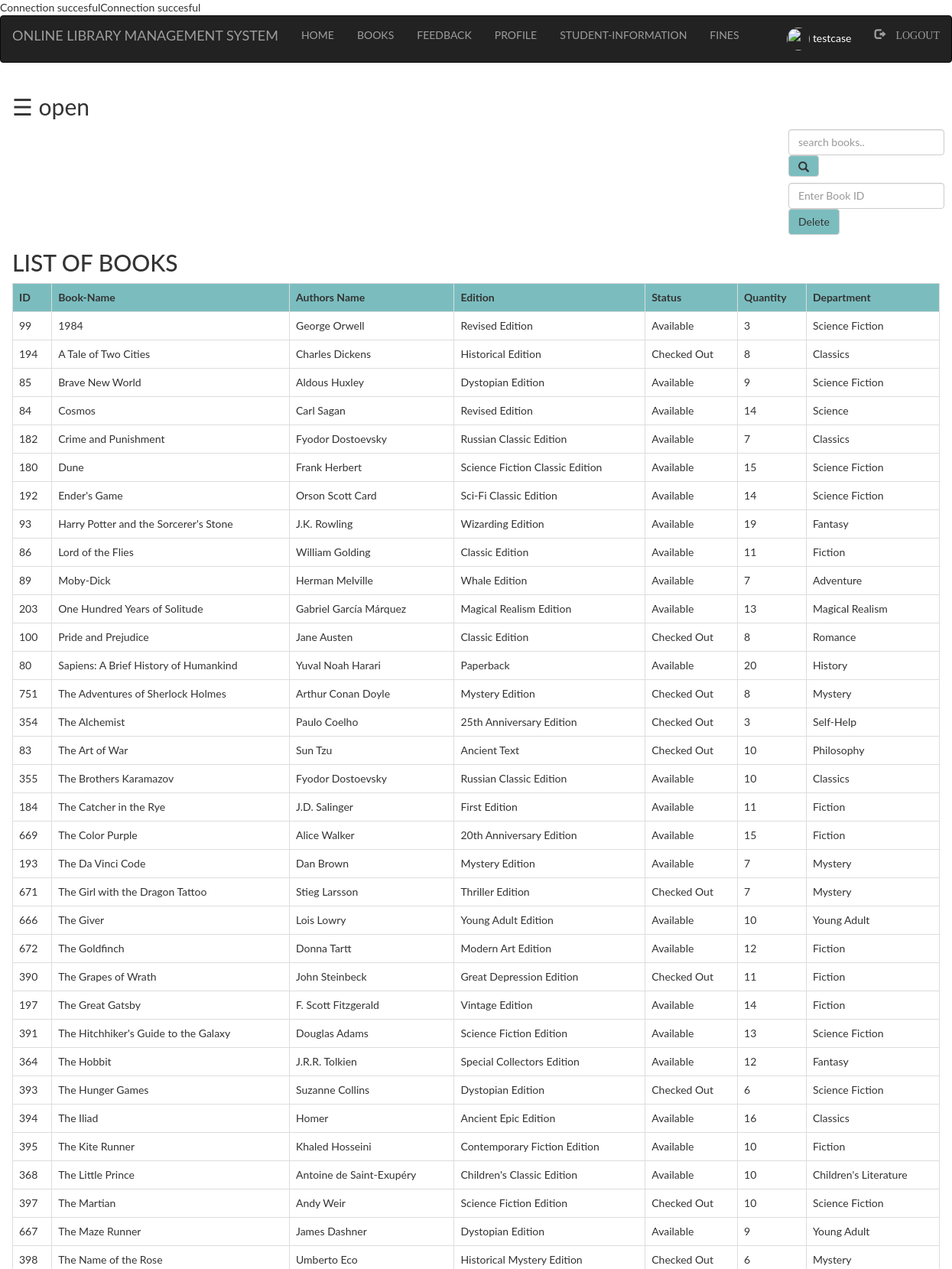
Page /admin/books.php (signed in, upper part) on the committed database.
### tables this page shows
CREATE TABLE `books` (
  `bid` int(100) NOT NULL,
  `name` varchar(100) NOT NULL,
  `authors` varchar(100) NOT NULL,
  `edition` varchar(100) NOT NULL,
  `status` varchar(100) NOT NULL,
  `quantity` int(100) NOT NULL,
  `department` varchar(100) NOT NULL
);

### admin/books.php (the view, shortened to what this page needs)
<?php
  include "connection.php";
  include "navbar.php";
?>
<!DOCTYPE html>
<html>
<head>
</head>
<body>
<div id="main">
  <span style="font-size:30px;cursor:pointer" onclick="openNav()">&#9776; open</span>
	<div class="srch">
		<form class="navbar-form" method="post" name="form1">
				<input class="form-control" type="text" name="search" placeholder="search books.." required="">
				<button style="background-color: #6db6b9e6;" type="submit" name="submit" class="btn btn-default">
					<span class="glyphicon glyphicon-search"></span>
				</button>
		</form>
		<form class="navbar-form" method="post" name="form1">
				<input class="form-control" type="text" name="bid" placeholder="Enter Book ID" required="">
				<button style="background-color: #6db6b9e6;" type="submit" name="submit1" class="btn btn-default">Delete
				</button>
		</form>
	</div>
	<h2>LIST OF BOOKS</h2>
	<?php
		if(isset($_POST['submit']))
		{
			$q=mysqli_query($db,"SELECT * from books where name like '%$_POST[search]%' ");
			if(mysqli_num_rows($q)==0)
			{
				echo "Sorry! No book found. Try searching again.";
			}
			else
			{
		echo "<table class='table table-bordered table-hover' >";
			echo "<tr style='background-color: #6db6b9e6;'>";
				echo "<th>"; echo "ID";	echo "</th>";
				echo "<th>"; echo "Book-Name";  echo "</th>";
				echo "<th>"; echo "Authors Name";  echo "</th>";
				echo "<th>"; echo "Edition";  echo "</th>";
				echo "<th>"; echo "Status";  echo "</th>";
				echo "<th>"; echo "Quantity";  echo "</th>";
				echo "<th>"; echo "Department";  echo "</th>";
			echo "</tr>";
			while($row=mysqli_fetch_assoc($q))
			{
				echo "<tr>";
				echo "<td>"; echo $row['bid']; echo "</td>";
				echo "<td>"; echo $row['name']; echo "</td>";
				echo "<td>"; echo $row['authors']; echo "</td>";
				echo "<td>"; echo $row['edition']; echo "</td>";
				echo "<td>"; echo $row['status']; echo "</td>";
				echo "<td>"; echo $row['quantity']; echo "</td>";
				echo "<td>"; echo $row['department']; echo "</td>";
				echo "</tr>";
			}
		echo "</table>";
			}
		}
		else
		{
			$res=mysqli_query($db,"SELECT * FROM `books` ORDER BY `books`.`name` ASC;");
		echo "<table class='table table-bordered table-hover' >";
			echo "<tr style='background-color: #6db6b9e6;'>";
				echo "<th>"; echo "ID";	echo "</th>";
				echo "<th>"; echo "Book-Name";  echo "</th>";
				echo "<th>"; echo "Authors Name";  echo "</th>";
				echo "<th>"; echo "Edition";  echo "</th>";
				echo "<th>"; echo "Status";  echo "</th>";
				echo "<th>"; echo "Quantity";  echo "</th>";
				echo "<th>"; echo "Department";  echo "</th>";
			echo "</tr>";
			while($row=mysqli_fetch_assoc($res))
			{
				echo "<tr>";
				echo "<td>"; echo $row['bid']; echo "</td>";
				echo "<td>"; echo $row['name']; echo "</td>";
				echo "<td>"; echo $row['authors']; echo "</td>";
				echo "<td>"; echo $row['edition']; echo "</td>";
				echo "<td>"; echo $row['status']; echo "</td>";
				echo "<td>"; echo $row['quantity']; echo "</td>";
				echo "<td>"; echo $row['department']; echo "</td>";
				echo "</tr>";
			}
		echo "</table>";
		}
?>
</div>
</body>
</html>

### admin/style.css (style rules this page uses)
html, body, div, span, object, iframe, h1, h2, h3, h4, h5, h6, p, blockquote, pre, abbr, address, cite, code, del, dfn, em, img, ins, kbd, q, samp, small, strong, sub, sup, var, b, i, dl, dt, dd, ol, ul, li, fieldset, form, label, legend, table, caption, tbody, tfoot, thead, tr, th, td, article, aside, canvas, details, figcaption, figure, footer, header, hgroup, menu, nav, section, summary, time, mark, audio, video { margin:0; padding:0; border:0; outline:0; font-size:100%; vertical-align:baseline; background:transparent; }
body { line-height:1; }
table { border-collapse:collapse; border-spacing:0; }
input, select { vertical-align:middle; }
input { height: 25px; width: 300px; }

### admin/books.php (style rules this page uses)
.srch { padding-left: 1000px; }
body { font-family: "Lato", sans-serif; transition: background-color .5s; }
#main { transition: margin-left .5s; padding: 16px; }

### rows in the picture
books: bid "99", name "1984", authors "George Orwell", edition "Revised Edition", status "Available", quantity "3", department "Science Fiction"
books: bid "194", name "A Tale of Two Cities", authors "Charles Dickens", edition "Historical Edition", status "Checked Out", quantity "8", department "Classics"
books: bid "85", name "Brave New World", authors "Aldous Huxley", edition "Dystopian Edition", status "Available", quantity "9", department "Science Fiction"
books: bid "84", name "Cosmos", authors "Carl Sagan", edition "Revised Edition", status "Available", quantity "14", department "Science"
books: bid "182", name "Crime and Punishment", authors "Fyodor Dostoevsky", edition "Russian Classic Edition", status "Available", quantity "7", department "Classics"
books: bid "180", name "Dune", authors "Frank Herbert", edition "Science Fiction Classic Edition", status "Available", quantity "15", department "Science Fiction"
books: bid "192", name "Ender's Game", authors "Orson Scott Card", edition "Sci-Fi Classic Edition", status "Available", quantity "14", department "Science Fiction"
books: bid "93", name "Harry Potter and the Sorcerer's Stone", authors "J.K. Rowling", edition "Wizarding Edition", status "Available", quantity "19", department "Fantasy"
books: bid "86", name "Lord of the Flies", authors "William Golding", edition "Classic Edition", status "Available", quantity "11", department "Fiction"
books: bid "89", name "Moby-Dick", authors "Herman Melville", edition "Whale Edition", status "Available", quantity "7", department "Adventure"
books: bid "203", name "One Hundred Years of Solitude", authors "Gabriel García Márquez", edition "Magical Realism Edition", status "Available", quantity "13", department "Magical Realism"
books: bid "100", name "Pride and Prejudice", authors "Jane Austen", edition "Classic Edition", status "Checked Out", quantity "8", department "Romance"
books: bid "80", name "Sapiens: A Brief History of Humankind", authors "Yuval Noah Harari", edition "Paperback", status "Available", quantity "20", department "History"
books: bid "751", name "The Adventures of Sherlock Holmes", authors "Arthur Conan Doyle", edition "Mystery Edition", status "Checked Out", quantity "8", department "Mystery"
books: bid "354", name "The Alchemist", authors "Paulo Coelho", edition "25th Anniversary Edition", status "Checked Out", quantity "3", department "Self-Help"
books: bid "83", name "The Art of War", authors "Sun Tzu", edition "Ancient Text", status "Checked Out", quantity "10", department "Philosophy"
books: bid "355", name "The Brothers Karamazov", authors "Fyodor Dostoevsky", edition "Russian Classic Edition", status "Available", quantity "10", department "Classics"
books: bid "184", name "The Catcher in the Rye", authors "J.D. Salinger", edition "First Edition", status "Available", quantity "11", department "Fiction"
books: bid "669", name "The Color Purple", authors "Alice Walker", edition "20th Anniversary Edition", status "Available", quantity "15", department "Fiction"
books: bid "193", name "The Da Vinci Code", authors "Dan Brown", edition "Mystery Edition", status "Available", quantity "7", department "Mystery"
books: bid "671", name "The Girl with the Dragon Tattoo", authors "Stieg Larsson", edition "Thriller Edition", status "Checked Out", quantity "7", department "Mystery"
books: bid "666", name "The Giver", authors "Lois Lowry", edition "Young Adult Edition", status "Available", quantity "10", department "Young Adult"
books: bid "672", name "The Goldfinch", authors "Donna Tartt", edition "Modern Art Edition", status "Available", quantity "12", department "Fiction"
books: bid "390", name "The Grapes of Wrath", authors "John Steinbeck", edition "Great Depression Edition", status "Checked Out", quantity "11", department "Fiction"
books: bid "197", name "The Great Gatsby", authors "F. Scott Fitzgerald", edition "Vintage Edition", status "Available", quantity "14", department "Fiction"
books: bid "391", name "The Hitchhiker's Guide to the Galaxy", authors "Douglas Adams", edition "Science Fiction Edition", status "Available", quantity "13", department "Science Fiction"
books: bid "364", name "The Hobbit", authors "J.R.R. Tolkien", edition "Special Collectors Edition", status "Available", quantity "12", department "Fantasy"
books: bid "393", name "The Hunger Games", authors "Suzanne Collins", edition "Dystopian Edition", status "Checked Out", quantity "6", department "Science Fiction"
books: bid "394", name "The Iliad", authors "Homer", edition "Ancient Epic Edition", status "Available", quantity "16", department "Classics"
books: bid "395", name "The Kite Runner", authors "Khaled Hosseini", edition "Contemporary Fiction Edition", status "Available", quantity "10", department "Fiction"
books: bid "368", name "The Little Prince", authors "Antoine de Saint-Exupéry", edition "Children's Classic Edition", status "Available", quantity "10", department "Children's Literature"
books: bid "397", name "The Martian", authors "Andy Weir", edition "Science Fiction Edition", status "Checked Out", quantity "10", department "Science Fiction"
books: bid "667", name "The Maze Runner", authors "James Dashner", edition "Dystopian Edition", status "Available", quantity "9", department "Young Adult"
books: bid "398", name "The Name of the Rose", authors "Umberto Eco", edition "Historical Mystery Edition", status "Checked Out", quantity "6", department "Mystery"

### other values in the picture
$_SESSION['login_user'] "testcase"
